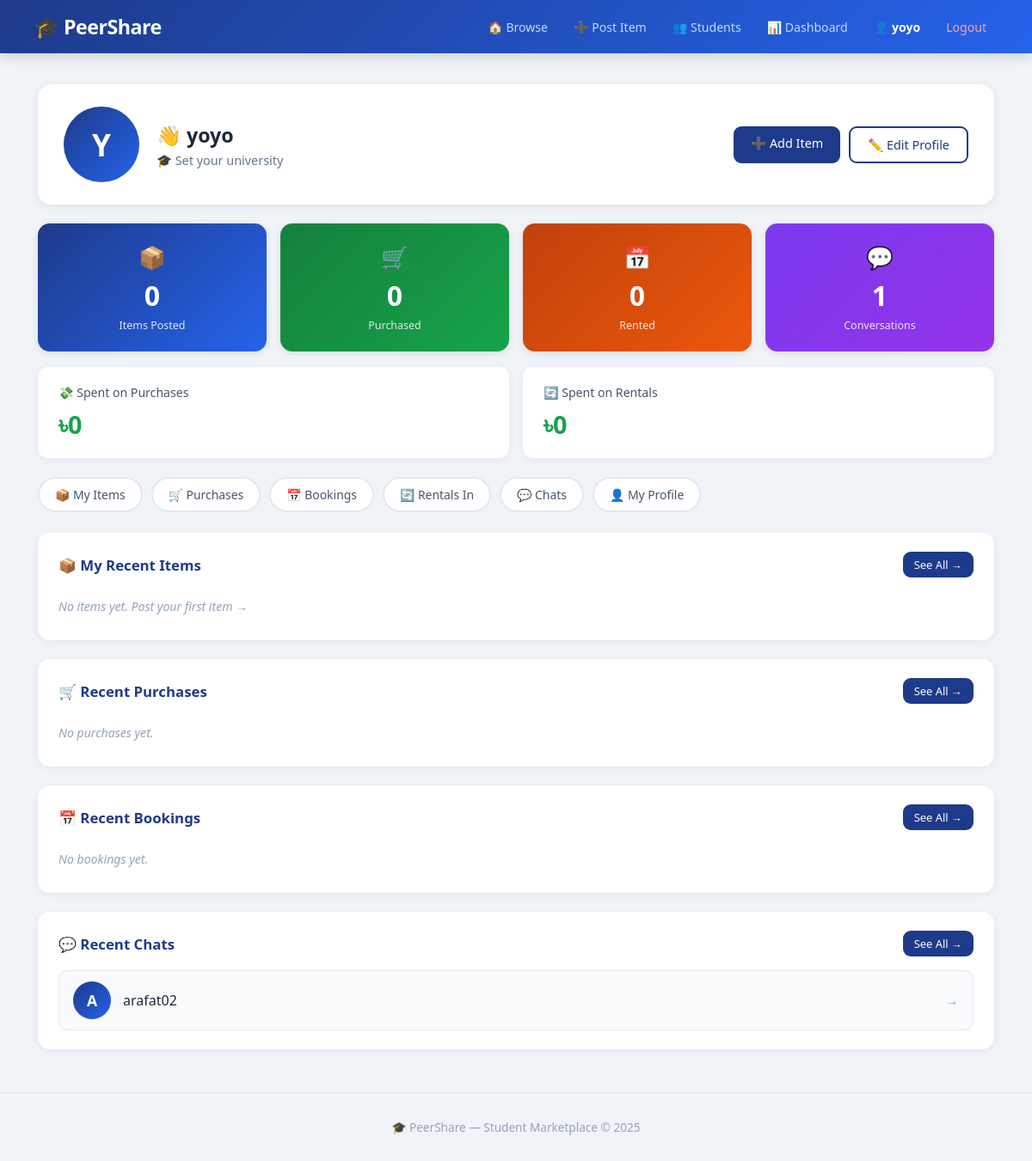
/dashboard/ (signed in), run on an earlier commit of the app's database.
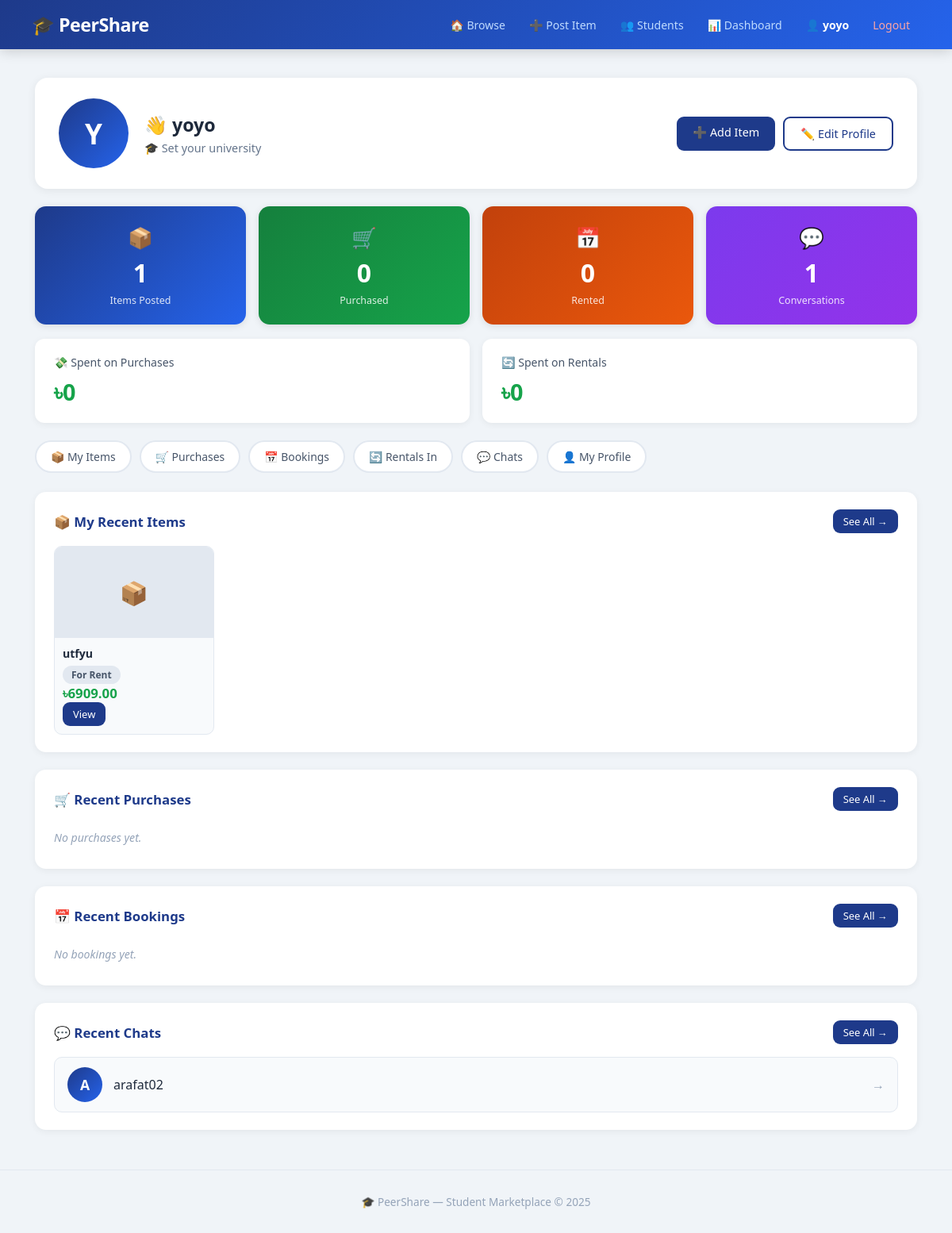
And on a later commit of the database.
### accounts/models.py (models this page shows, shortened)
class CustomUser(AbstractUser):
    university_email = models.EmailField(
        unique=True, blank=True, default=''
    )
    is_verified = models.BooleanField(default=False)

### marketplace/models.py (models this page shows, shortened)
class Item(models.Model):
    CATEGORY_CHOICES = [
        ('rent', 'For Rent'),
        ('sell', 'For Sale'),
        ('both', 'Rent & Sell'),
    ]
    owner        = models.ForeignKey(
                     settings.AUTH_USER_MODEL,
                     on_delete=models.CASCADE,
                     related_name='items'
                   )
    title        = models.CharField(max_length=200)
    description  = models.TextField()
    price        = models.DecimalField(
                     max_digits=10, decimal_places=2
                   )
    category     = models.CharField(
                     max_length=10, choices=CATEGORY_CHOICES
                   )
    image        = models.ImageField(
                     upload_to='items/',
                     null=True, blank=True
                   )
    is_available = models.BooleanField(default=True)
    created_at   = models.DateTimeField(auto_now_add=True)

### dashboard/views.py (the view)
# urls.py: path('',           views.dashboard_home,      name='dashboard'),
@login_required
def dashboard_home(request):
    profile = request.user.profile
    my_items = Item.objects.filter(
        owner=request.user
    ).order_by('-created_at')
    purchases = Purchase.objects.filter(
        buyer=request.user
    ).order_by('-purchased_at')
    bookings = Booking.objects.filter(
        renter=request.user
    ).order_by('-booked_at')
    reviews = Review.objects.filter(
        user=request.user
    ).order_by('-created_at')
    sent = ChatMessage.objects.filter(
        sender=request.user
    ).values_list('receiver', flat=True)
    received = ChatMessage.objects.filter(
        receiver=request.user
    ).values_list('sender', flat=True)
    chat_users = User.objects.filter(
        id__in=set(list(sent) + list(received))
    )
    total_spent = sum(p.price_paid for p in purchases)
    total_rent = sum(b.total_price for b in bookings)
    return render(request, 'dashboard/home.html', {
        'profile': profile,
        'my_items': my_items,
        'purchases': purchases,
        'bookings': bookings,
        'reviews': reviews,
        'chat_users': chat_users,
        'total_spent': total_spent,
        'total_rent': total_rent,
    })

### templates/dashboard/home.html (shortened to what the changed rows need)
{% extends 'base.html' %}
{% block content %}
<div class="db-topbar">
  <div class="db-user-info">
    <div>
      <h2>👋 {{ request.user.username }}</h2>
    </div>
  </div>
</div>
<div class="stats-grid">
  <div class="stat-card stat-blue">
    <span class="s-icon">📦</span>
    <span class="s-num">{{ my_items.count }}</span>
    <span class="s-lbl">Items Posted</span>
  </div>
</div>
<div class="db-section">
  <div class="db-sec-head">
    <h3>📦 My Recent Items</h3>
    <a href="/dashboard/items/" class="btn small">See All →</a>
  </div>
  {% if my_items %}
  <div class="mini-grid">
    {% for item in my_items|slice:":4" %}
    <div class="mini-card">
      {% if item.image %}
        <img src="{{ item.image.url }}" alt="{{ item.title }}">
      {% else %}
        <div class="mini-no-img">📦</div>
      {% endif %}
      <div class="mini-body">
        <strong>{{ item.title }}</strong>
        <span class="badge">{{ item.get_category_display }}</span>
        <p class="price">৳{{ item.price }}</p>
        <a href="/item/{{ item.pk }}/" class="btn small">View</a>
      </div>
    </div>
    {% endfor %}
  </div>
  {% else %}
    <p class="empty-msg">
      No items yet.
      <a href="/add/">Post your first item →</a>
    </p>
  {% endif %}
</div>
<div class="db-section">
  {% if chat_users %}
  <div class="chat-previews">
    {% for u in chat_users|slice:":4" %}
    <a href="/chat/{{ u.pk }}/" class="chat-preview-item">
      <div class="avatar-placeholder">
        {{ u.username|first|upper }}
      </div>
      <span>{{ u.username }}</span>
      <span class="chat-arrow">→</span>
    </a>
    {% endfor %}
  </div>
  {% else %}
    <p class="empty-msg">No chats yet.</p>
  {% endif %}
</div>
{% endblock %}

What changed in the data, as far as the page shows it:
added Item: title "utfyu", category "For Rent", price "6909.00"
Also different on the page:
{{ my_items.count }}: "0" → "1"
text no longer shown: "No items yet. Post your first item →"
